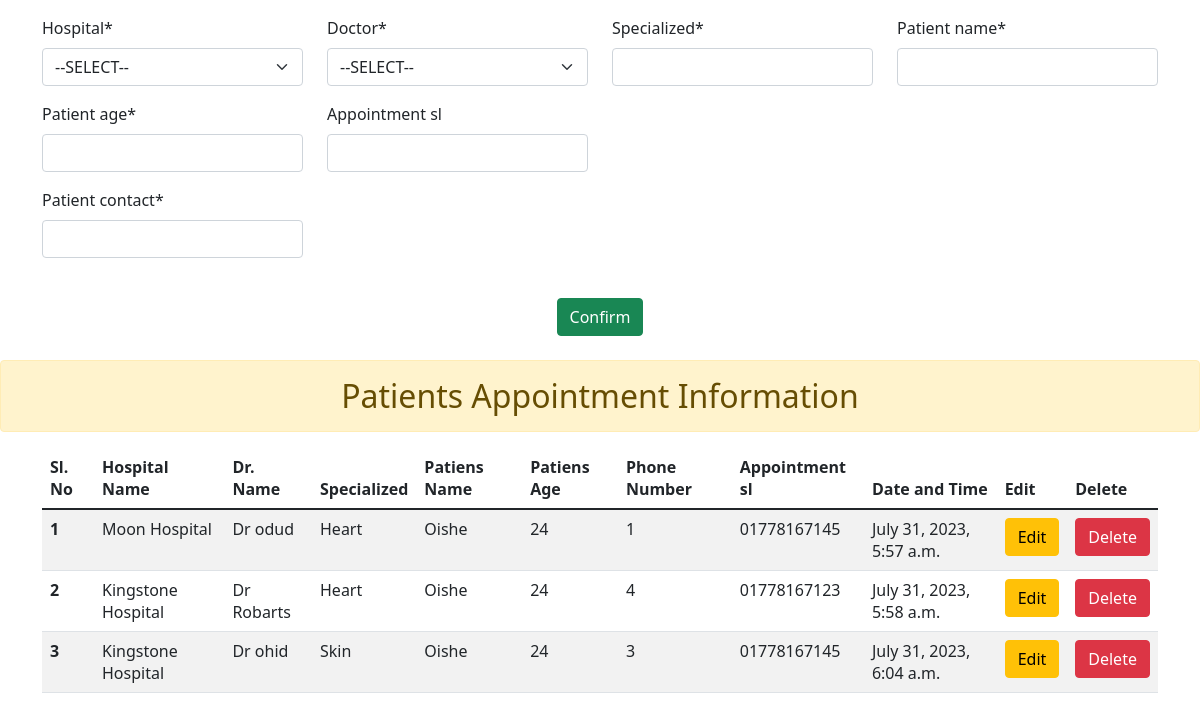
Screenshot of /patient_details with the database file from the repository.
### patient_app/models.py (models this page shows)
class Patients(models.Model):
    hospital = models.ForeignKey(Hospital, on_delete=models.CASCADE)
    doctor = models.ForeignKey(Doctors, on_delete=models.CASCADE)
    specialized = models.CharField(max_length=200, null=True)
    patient_name = models.CharField(max_length=100)
    patient_age = models.CharField(max_length=20)
    patient_contact = models.CharField(max_length=20)
    appointment_sl = models.IntegerField(blank=True, null=True)
    appointment_date = models.DateTimeField(auto_now_add=True, null=True)

### hospital_app/models.py (models this page shows)
class Hospital(models.Model):
    name = models.CharField(max_length=100)
    address = models.CharField(max_length=200)
    contact = models.IntegerField()
    def __str__(self):
        return self.name

### dr_details_app/models.py (models this page shows)
class Doctors(models.Model):
    hospital = models.ForeignKey(Hospital, on_delete=models.CASCADE)
    dr_name = models.CharField(max_length=100)
    specialized = models.CharField(max_length=200)
    education = models.CharField(max_length=200)
    contact = models.CharField(max_length=200)
    def __str__(self):
        return self.dr_name

### patient_app/views.py (the view)
# urls.py: path('patient_details', views.patient_details, name='patient_details'),
def patient_details(request):
    patient = Patients.objects.all()
    form = PatientForm()
    if request.method == 'POST':
        form = PatientForm(request.POST)
        if form.is_valid():
            form.save()
            messages.success(request, "Patient appointment added successfully")
    context = {
        'form' : form,
        'patient' : patient
    }
    return render(request, 'patient.html', context)

### patient_app/forms.py
class PatientForm(forms.ModelForm):
    class Meta:
        model = Patients
        fields = '__all__'
    def __init__(self, *args, **kwargs):
        super().__init__(*args, **kwargs)
        self.fields['hospital'].empty_label = "--SELECT--"
        self.fields['hospital'].queryset = Hospital.objects.all()
        self.fields['doctor'].empty_label = "--SELECT--"
        self.fields['doctor'].queryset = Doctors.objects.all()

### template/patient.html (shortened to what this page needs)
{% load crispy_forms_tags %}
<html lang="en">
  <head>
    <link
      href="https://cdn.jsdelivr.net/npm/bootstrap@5.1.3/dist/css/bootstrap.min.css"
      rel="stylesheet"
    />
  </head>
  <body>
    <div class="container mt-3">
      <form method="POST">
        <div class="row">
          <div class="col-md-3">{{form.hospital|as_crispy_field}}</div>
          <div class="col-md-3">{{form.doctor|as_crispy_field}}</div>
          <div class="col-md-3">{{form.specialized|as_crispy_field}}</div>
          <div class="col-md-3">{{form.patient_name|as_crispy_field}}</div>
          <div class="col-md-3">{{form.patient_age|as_crispy_field}}</div>
          <div class="col-md-3">{{form.appointment_sl|as_crispy_field}}</div>
        </div>
        <div class="row">
          <div class="col-md-3">{{form.patient_contact|as_crispy_field}}</div>
          <div class="text-center mt-4">
            <button type="submit" class="btn btn-success">Confirm</button>
          </div>
        </div>
      </form>
    </div>
    <h2 class="alert alert-warning text-center mt-4">Patients Appointment Information</h2>
    <div class="container mt-3">
      <table class="table table-striped">
        <thead>
          <tr>
            <th scope="col">Sl. No</th>
            <th scope="col">Hospital Name</th>
            <th scope="col">Dr. Name</th>
            <th scope="col">Specialized</th>
            <th scope="col">Patiens Name</th>
            <th scope="col">Patiens Age</th>
            <th scope="col">Phone Number</th>
            <th scope="col">Appointment sl</th>
            <th scope="col">Date and Time</th>
            <th scope="col">Edit</th>
            <th scope="col">Delete</th>
          </tr>
        </thead>
        <tbody>
          {% if patient %} {% for item in patient %}
          <tr>
            <th>{{forloop.counter}}</th>
            <td>{{item.hospital.name}}</td>
            <td>{{item.doctor.dr_name}}</td>
            <td>{{item.doctor.specialized}}</td>
            <td>{{item.patient_name}}</td>
            <td>{{item.patient_age}}</td>
            <td>{{item.appointment_sl}}</td>
            <td>{{item.patient_contact}}</td>
            <td>{{item.appointment_date}}</td>
            <td>
              <a href="{% url 'patient_edit_item' item.id %}" class="btn btn-warning">Edit</a>
            </td>
            <td>
              <a href="{% url 'patient_delete_item' item.id %}" class="btn btn-danger" onclick="return confirm('Are you sure you want to delete this doctor?')">Delete</a>
            </td>
          </tr>
          {% endfor %}
          {% else %}
          <tr>
            <td class="text-center" colspan="11">No Patients are found</td>
          </tr>
          {% endif %}
        </tbody>
      </table>
    </div>
  </body>
</html>

### rows the page displays
Patients: hospital.name "Moon Hospital", doctor.dr_name "Dr odud", doctor.specialized "Heart", patient_name "Oishe", patient_age "24", appointment_sl "1", patient_contact "01778167145", appointment_date "July 31, 2023, 5:57 a.m."
Patients: hospital.name "Kingstone Hospital", doctor.dr_name "Dr Robarts", doctor.specialized "Heart", patient_name "Oishe", patient_age "24", appointment_sl "4", patient_contact "01778167123", appointment_date "July 31, 2023, 5:58 a.m."
Patients: hospital.name "Kingstone Hospital", doctor.dr_name "Dr ohid", doctor.specialized "Skin", patient_name "Oishe", patient_age "24", appointment_sl "3", patient_contact "01778167145", appointment_date "July 31, 2023, 6:04 a.m."
